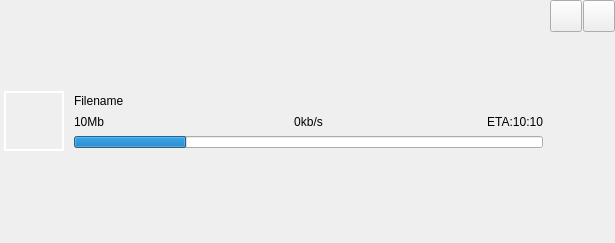
<?xml version="1.0" encoding="UTF-8"?>
<ui version="4.0">
 <class>FileTransferWidget</class>
 <widget class="QWidget" name="FileTransferWidget">
  <property name="geometry">
   <rect>
    <x>0</x>
    <y>0</y>
    <width>615</width>
    <height>243</height>
   </rect>
  </property>
  <property name="windowTitle">
   <string>Form</string>
  </property>
  <layout class="QHBoxLayout" name="horizontalLayout_2">
   <property name="spacing">
    <number>0</number>
   </property>
   <property name="leftMargin">
    <number>0</number>
   </property>
   <property name="topMargin">
    <number>0</number>
   </property>
   <property name="rightMargin">
    <number>0</number>
   </property>
   <property name="bottomMargin">
    <number>0</number>
   </property>
   <item>
    <widget class="QFrame" name="frame_3">
     <property name="sizePolicy">
      <sizepolicy hsizetype="Preferred" vsizetype="Preferred">
       <horstretch>0</horstretch>
       <verstretch>0</verstretch>
      </sizepolicy>
     </property>
     <property name="styleSheet">
      <string notr="true"/>
     </property>
     <property name="frameShape">
      <enum>QFrame::NoFrame</enum>
     </property>
     <property name="frameShadow">
      <enum>QFrame::Plain</enum>
     </property>
     <property name="lineWidth">
      <number>0</number>
     </property>
     <layout class="QHBoxLayout" name="horizontalLayout">
      <property name="spacing">
       <number>0</number>
      </property>
      <property name="leftMargin">
       <number>0</number>
      </property>
      <property name="topMargin">
       <number>0</number>
      </property>
      <property name="rightMargin">
       <number>0</number>
      </property>
      <property name="bottomMargin">
       <number>0</number>
      </property>
      <item>
       <layout class="QGridLayout" name="gridLayout_3" rowstretch="1,0,1">
        <property name="leftMargin">
         <number>4</number>
        </property>
        <property name="rightMargin">
         <number>2</number>
        </property>
        <property name="bottomMargin">
         <number>0</number>
        </property>
        <property name="horizontalSpacing">
         <number>6</number>
        </property>
        <property name="verticalSpacing">
         <number>0</number>
        </property>
        <item row="0" column="1">
         <spacer name="verticalSpacer_2">
          <property name="orientation">
           <enum>Qt::Vertical</enum>
          </property>
          <property name="sizeHint" stdset="0">
           <size>
            <width>20</width>
            <height>40</height>
           </size>
          </property>
         </spacer>
        </item>
        <item row="1" column="1">
         <layout class="QGridLayout" name="gridLayout_2">
          <property name="sizeConstraint">
           <enum>QLayout::SetDefaultConstraint</enum>
          </property>
          <property name="leftMargin">
           <number>4</number>
          </property>
          <property name="topMargin">
           <number>2</number>
          </property>
          <property name="rightMargin">
           <number>4</number>
          </property>
          <property name="bottomMargin">
           <number>2</number>
          </property>
          <property name="horizontalSpacing">
           <number>6</number>
          </property>
          <property name="verticalSpacing">
           <number>0</number>
          </property>
          <item row="0" column="1">
           <spacer name="verticalSpacer_5">
            <property name="orientation">
             <enum>Qt::Vertical</enum>
            </property>
            <property name="sizeHint" stdset="0">
             <size>
              <width>1</width>
              <height>20</height>
             </size>
            </property>
           </spacer>
          </item>
          <item row="2" column="1">
           <spacer name="verticalSpacer_7">
            <property name="orientation">
             <enum>Qt::Vertical</enum>
            </property>
            <property name="sizeType">
             <enum>QSizePolicy::Preferred</enum>
            </property>
            <property name="sizeHint" stdset="0">
             <size>
              <width>1</width>
              <height>20</height>
             </size>
            </property>
           </spacer>
          </item>
          <item row="0" column="0">
           <widget class="CroppingLabel" name="filenameLabel">
            <property name="sizePolicy">
             <sizepolicy hsizetype="Expanding" vsizetype="Preferred">
              <horstretch>0</horstretch>
              <verstretch>0</verstretch>
             </sizepolicy>
            </property>
            <property name="text">
             <string>Filename</string>
            </property>
           </widget>
          </item>
          <item row="1" column="1">
           <spacer name="verticalSpacer_6">
            <property name="orientation">
             <enum>Qt::Vertical</enum>
            </property>
            <property name="sizeHint" stdset="0">
             <size>
              <width>1</width>
              <height>21</height>
             </size>
            </property>
           </spacer>
          </item>
          <item row="2" column="0">
           <widget class="QProgressBar" name="progressBar">
            <property name="maximumSize">
             <size>
              <width>16777215</width>
              <height>12</height>
             </size>
            </property>
            <property name="styleSheet">
             <string notr="true"/>
            </property>
            <property name="value">
             <number>24</number>
            </property>
            <property name="orientation">
             <enum>Qt::Horizontal</enum>
            </property>
            <property name="invertedAppearance">
             <bool>false</bool>
            </property>
            <property name="format">
             <string/>
            </property>
           </widget>
          </item>
          <item row="1" column="0">
           <widget class="QWidget" name="statusWidget" native="true">
            <layout class="QHBoxLayout" name="_2">
             <property name="spacing">
              <number>0</number>
             </property>
             <property name="leftMargin">
              <number>0</number>
             </property>
             <property name="topMargin">
              <number>0</number>
             </property>
             <property name="rightMargin">
              <number>0</number>
             </property>
             <property name="bottomMargin">
              <number>0</number>
             </property>
             <item>
              <widget class="QLabel" name="fileSizeLabel">
               <property name="sizePolicy">
                <sizepolicy hsizetype="Expanding" vsizetype="Preferred">
                 <horstretch>0</horstretch>
                 <verstretch>0</verstretch>
                </sizepolicy>
               </property>
               <property name="text">
                <string>10Mb</string>
               </property>
               <property name="alignment">
                <set>Qt::AlignLeading|Qt::AlignLeft|Qt::AlignVCenter</set>
               </property>
              </widget>
             </item>
             <item>
              <widget class="QLabel" name="progressLabel">
               <property name="sizePolicy">
                <sizepolicy hsizetype="Expanding" vsizetype="Preferred">
                 <horstretch>0</horstretch>
                 <verstretch>0</verstretch>
                </sizepolicy>
               </property>
               <property name="text">
                <string>0kb/s</string>
               </property>
               <property name="alignment">
                <set>Qt::AlignCenter</set>
               </property>
              </widget>
             </item>
             <item>
              <widget class="QLabel" name="etaLabel">
               <property name="sizePolicy">
                <sizepolicy hsizetype="Expanding" vsizetype="Preferred">
                 <horstretch>0</horstretch>
                 <verstretch>0</verstretch>
                </sizepolicy>
               </property>
               <property name="text">
                <string>ETA:10:10</string>
               </property>
               <property name="alignment">
                <set>Qt::AlignRight|Qt::AlignTrailing|Qt::AlignVCenter</set>
               </property>
              </widget>
             </item>
            </layout>
           </widget>
          </item>
         </layout>
        </item>
        <item row="1" column="0">
         <widget class="ImagePreviewButton" name="previewButton">
          <property name="sizePolicy">
           <sizepolicy hsizetype="Fixed" vsizetype="Fixed">
            <horstretch>0</horstretch>
            <verstretch>0</verstretch>
           </sizepolicy>
          </property>
          <property name="minimumSize">
           <size>
            <width>60</width>
            <height>60</height>
           </size>
          </property>
          <property name="maximumSize">
           <size>
            <width>60</width>
            <height>60</height>
           </size>
          </property>
          <property name="cursor">
           <cursorShape>PointingHandCursor</cursorShape>
          </property>
          <property name="styleSheet">
           <string notr="true">QPushButton{ border: 2px solid white }</string>
          </property>
          <property name="icon">
           <iconset>
            <normaloff>:themes/default/fileTransferInstance/no.svg</normaloff>:themes/default/fileTransferInstance/no.svg</iconset>
          </property>
          <property name="iconSize">
           <size>
            <width>32</width>
            <height>18</height>
           </size>
          </property>
          <property name="flat">
           <bool>true</bool>
          </property>
         </widget>
        </item>
        <item row="2" column="1">
         <spacer name="verticalSpacer">
          <property name="orientation">
           <enum>Qt::Vertical</enum>
          </property>
          <property name="sizeHint" stdset="0">
           <size>
            <width>20</width>
            <height>40</height>
           </size>
          </property>
         </spacer>
        </item>
       </layout>
      </item>
      <item alignment="Qt::AlignTop">
       <widget class="QWidget" name="buttonWidget" native="true">
        <property name="minimumSize">
         <size>
          <width>65</width>
          <height>32</height>
         </size>
        </property>
        <property name="maximumSize">
         <size>
          <width>65</width>
          <height>32</height>
         </size>
        </property>
        <layout class="QGridLayout" name="gridLayout">
         <property name="leftMargin">
          <number>0</number>
         </property>
         <property name="topMargin">
          <number>0</number>
         </property>
         <property name="rightMargin">
          <number>0</number>
         </property>
         <property name="bottomMargin">
          <number>0</number>
         </property>
         <property name="spacing">
          <number>0</number>
         </property>
         <item row="0" column="3" alignment="Qt::AlignRight">
          <widget class="QPushButton" name="rightButton">
           <property name="sizePolicy">
            <sizepolicy hsizetype="Fixed" vsizetype="Fixed">
             <horstretch>0</horstretch>
             <verstretch>0</verstretch>
            </sizepolicy>
           </property>
           <property name="minimumSize">
            <size>
             <width>32</width>
             <height>32</height>
            </size>
           </property>
           <property name="maximumSize">
            <size>
             <width>32</width>
             <height>32</height>
            </size>
           </property>
           <property name="cursor">
            <cursorShape>PointingHandCursor</cursorShape>
           </property>
           <property name="text">
            <string/>
           </property>
           <property name="icon">
            <iconset>
             <normaloff>:themes/default/fileTransferInstance/no.svg</normaloff>:themes/default/fileTransferInstance/no.svg</iconset>
           </property>
           <property name="iconSize">
            <size>
             <width>14</width>
             <height>14</height>
            </size>
           </property>
          </widget>
         </item>
         <item row="0" column="2" alignment="Qt::AlignLeft">
          <widget class="QPushButton" name="leftButton">
           <property name="sizePolicy">
            <sizepolicy hsizetype="Fixed" vsizetype="Fixed">
             <horstretch>0</horstretch>
             <verstretch>0</verstretch>
            </sizepolicy>
           </property>
           <property name="minimumSize">
            <size>
             <width>32</width>
             <height>32</height>
            </size>
           </property>
           <property name="maximumSize">
            <size>
             <width>32</width>
             <height>32</height>
            </size>
           </property>
           <property name="cursor">
            <cursorShape>PointingHandCursor</cursorShape>
           </property>
           <property name="text">
            <string/>
           </property>
           <property name="icon">
            <iconset>
             <normaloff>:themes/default/fileTransferInstance/no.svg</normaloff>:themes/default/fileTransferInstance/no.svg</iconset>
           </property>
           <property name="iconSize">
            <size>
             <width>14</width>
             <height>14</height>
            </size>
           </property>
          </widget>
         </item>
        </layout>
       </widget>
      </item>
     </layout>
    </widget>
   </item>
  </layout>
 </widget>
 <customwidgets>
  <customwidget>
   <class>CroppingLabel</class>
   <extends>QLabel</extends>
   <header>src/widget/tool/croppinglabel.h</header>
  </customwidget>
  <customwidget>
   <class>ImagePreviewButton</class>
   <extends>QPushButton</extends>
   <header>src/widget/imagepreviewwidget.h</header>
  </customwidget>
 </customwidgets>
 <tabstops>
  <tabstop>previewButton</tabstop>
 </tabstops>
 <resources>
  <include location="../../../res.qrc"/>
 </resources>
 <connections/>
</ui>
